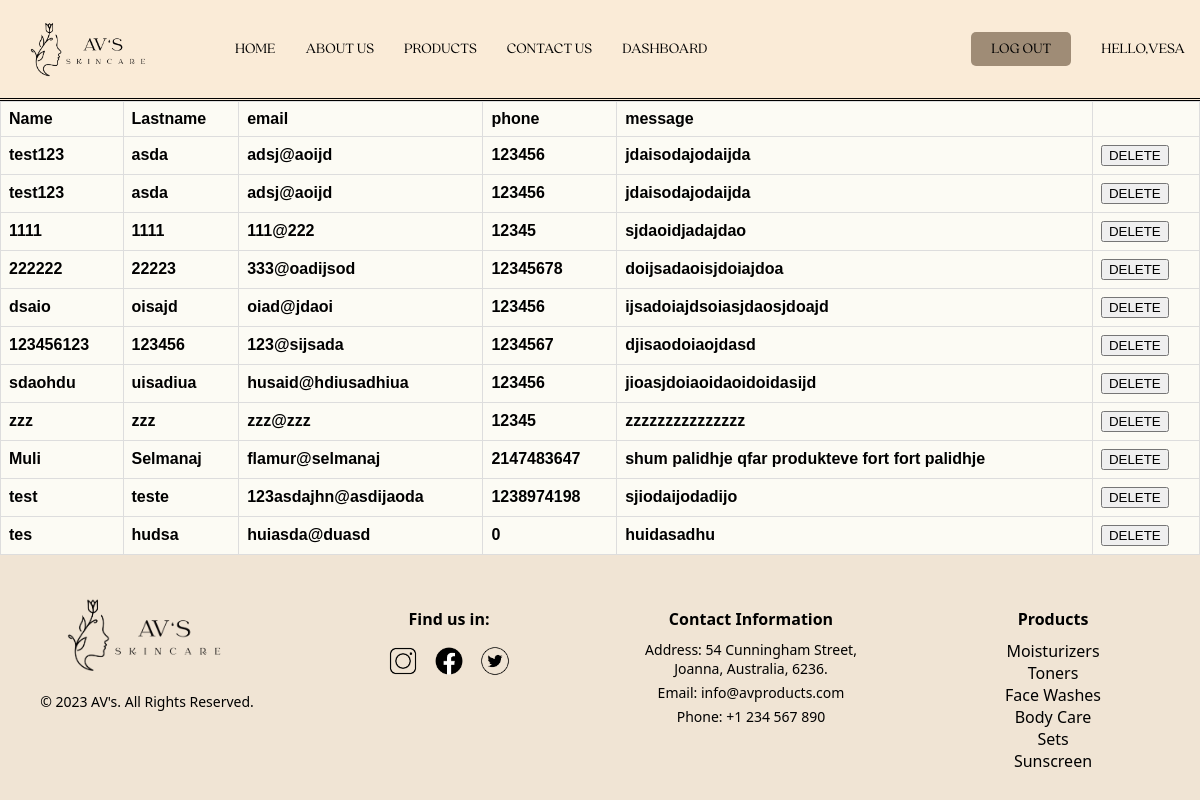
/contacts (signed in), run on the app's committed database.
### tables this page shows
CREATE TABLE `contact_us` (
  `id` int(11) NOT NULL,
  `name` varchar(20) NOT NULL,
  `lastname` varchar(20) NOT NULL,
  `email` varchar(40) NOT NULL,
  `phone` int(11) NOT NULL,
  `message` text NOT NULL
);

### controllers/contacts/show.php (called while the page is built, shortened)
<?php
$db = connectDb();
$messages = $db->query("SELECT * FROM contact_us")->findAll();
require "./views/messages.view.php";

### index.php (called while the page is built, shortened)
<?php
require './functions.php';
require './Database.php';
require './Router.php';
$router = new Router();
$uri = parse_url($_SERVER["REQUEST_URI"])['path'];
$method = $_POST['_method'] ?? $_SERVER['REQUEST_METHOD'];
$router->route($uri, $method);

### functions.php (called while the page is built, shortened)
<?php
function connectDb() {
    $host = "localhost";
    $port = "3306";
    $dbName = "av_db";
    $dataBase = "mysql";
    $dbUser = "root";
    $password = '';
    return new Database($dataBase, $host, $port, $dbName, $dbUser, $password);
}

### Database.php (called while the page is built, shortened)
<?php
class Database {
    public $pdo;
    public $statement;
    public function __construct($dataBase, $host, $port, $dbName, $dbUser = 'root' , $password = '') {
        $link = "{$dataBase}:host={$host};port={$port};dbname={$dbName}";
        $this->pdo = new PDO($link, $dbUser, $password, [
            PDO::ATTR_DEFAULT_FETCH_MODE => PDO::FETCH_ASSOC
        ]);
    }
    public function query($query, $params = []) {
        $this->statement = $this->pdo->prepare($query);
        $this->statement->execute($params);
        return $this;
    }
    public function findAll() {
        return $this->statement->fetchAll();
    }
}

### views/messages.view.php (the view, shortened to what this page needs)
<?php  require './views/partials/productsHeader.php' ?>
<div class="main-content">
    <table>
    <tr>
        <th>Name</th>
        <th>Lastname</th>
        <th>email</th>
        <th>phone</th>
        <th>message</th>
        <th></th>
    </tr>
    <?php foreach($messages as $message) { ?>
    <tr>
        <th><?= $message['name']?></th>
        <th><?= $message['lastname']?></th>
        <th><?= $message['email']?></th>
        <th><?= $message['phone']?></th>
        <th><?= $message['message']?></th>
        <th><form method="POST">
        <button>DELETE</button>
        </form></th>
    </tr>
    <?php }?>
    </table>
</div>
<?php require './views/partials/productsFooter.php' ?>

### router.php (shortened to what this page needs)
<?php
class Router {
    protected $routes = [];
    public function add($method, $url, $controller){
        $this->routes[] = [
            'url' => $url,
            'controller' => $controller,
            'method' => $method,
            'middleware' => null
        ];
        return $this;
    }
    public function only($key){
        $this->routes[array_key_last($this->routes)]['middleware'] = $key;
        return $this;
    }
    public function route($url, $method) {
        foreach ($this->routes as $route) {
            if($route['url'] === $url && $route['method'] === strtoupper($method)){
                return require($route['controller']);
            }
        }
    }
}

### resources/style/products.css (style rules this page uses)
div { display: flex; }
body { background-color: antiquewhite; margin: 0; font-family: 'Segoe UI'; }
.main-content { width: 100%; align-items: center; flex-direction: column; background-color: #FCFBF4; }
table { font-family: arial, sans-serif; border-collapse: collapse; width: 100%; }
td, th { border: 1px solid #dddddd; text-align: left; padding: 8px; }

### data on the page
contact_us: name "test123", lastname "asda", email "adsj@aoijd", phone "123456", message "jdaisodajodaijda"
contact_us: name "test123", lastname "asda", email "adsj@aoijd", phone "123456", message "jdaisodajodaijda"
contact_us: name "1111", lastname "1111", email "111@222", phone "12345", message "sjdaoidjadajdao"
contact_us: name "222222", lastname "22223", email "333@oadijsod", phone "12345678", message "doijsadaoisjdoiajdoa"
contact_us: name "dsaio", lastname "oisajd", email "oiad@jdaoi", phone "123456", message "ijsadoiajdsoiasjdaosjdoajd"
contact_us: name "123456123", lastname "123456", email "123@sijsada", phone "1234567", message "djisaodoiaojdasd"
contact_us: name "sdaohdu", lastname "uisadiua", email "husaid@hdiusadhiua", phone "123456", message "jioasjdoiaoidaoidoidasijd"
contact_us: name "zzz", lastname "zzz", email "zzz@zzz", phone "12345", message "zzzzzzzzzzzzzzz"
contact_us: name "Muli", lastname "Selmanaj", email "flamur@selmanaj", phone "2147483647", message "shum palidhje qfar produkteve fort fort palidhje"
contact_us: name "test", lastname "teste", email "123asdajhn@asdijaoda", phone "1238974198", message "sjiodaijodadijo"
contact_us: name "tes", lastname "hudsa", email "huiasda@duasd", phone "0", message "huidasadhu"
